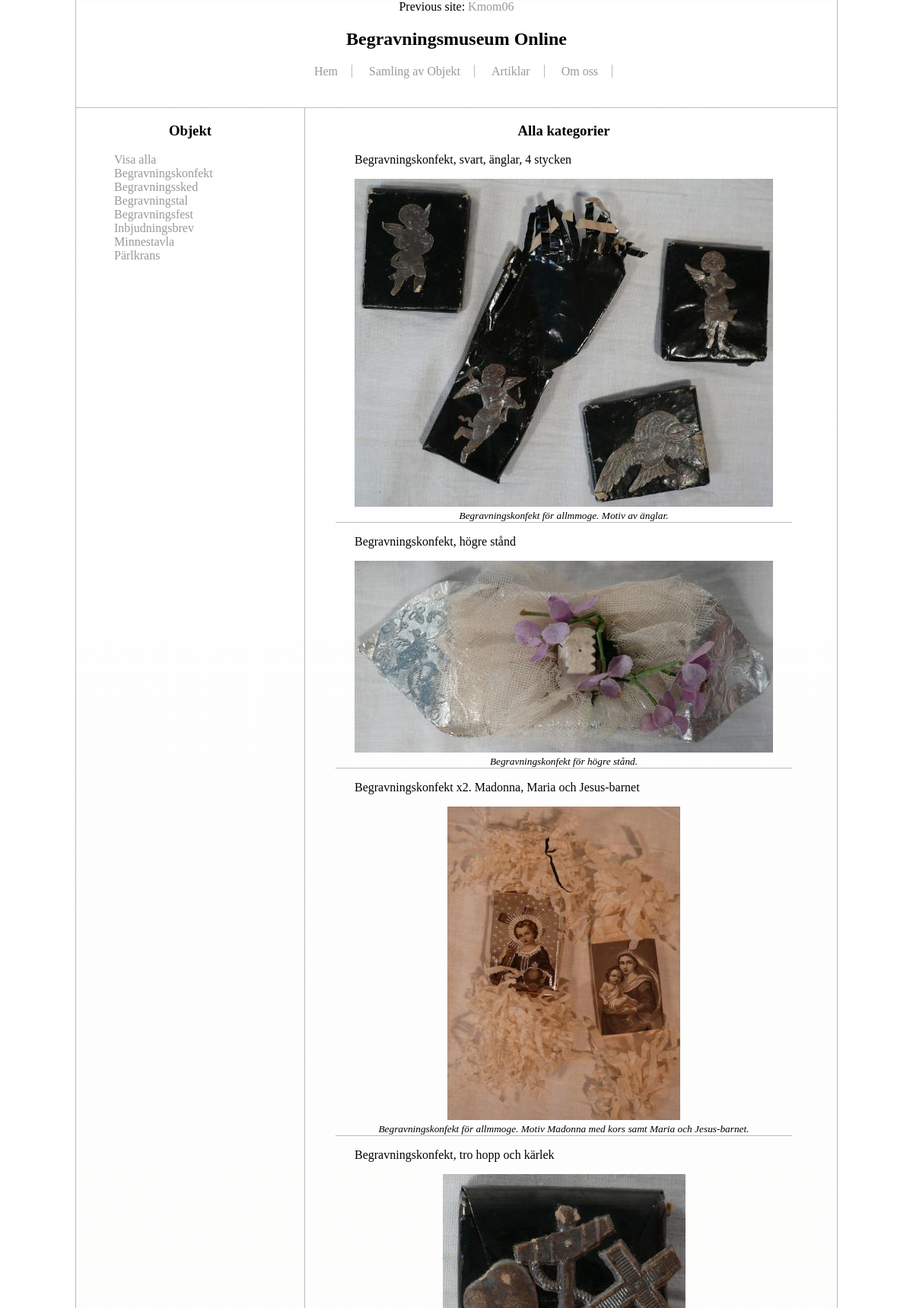
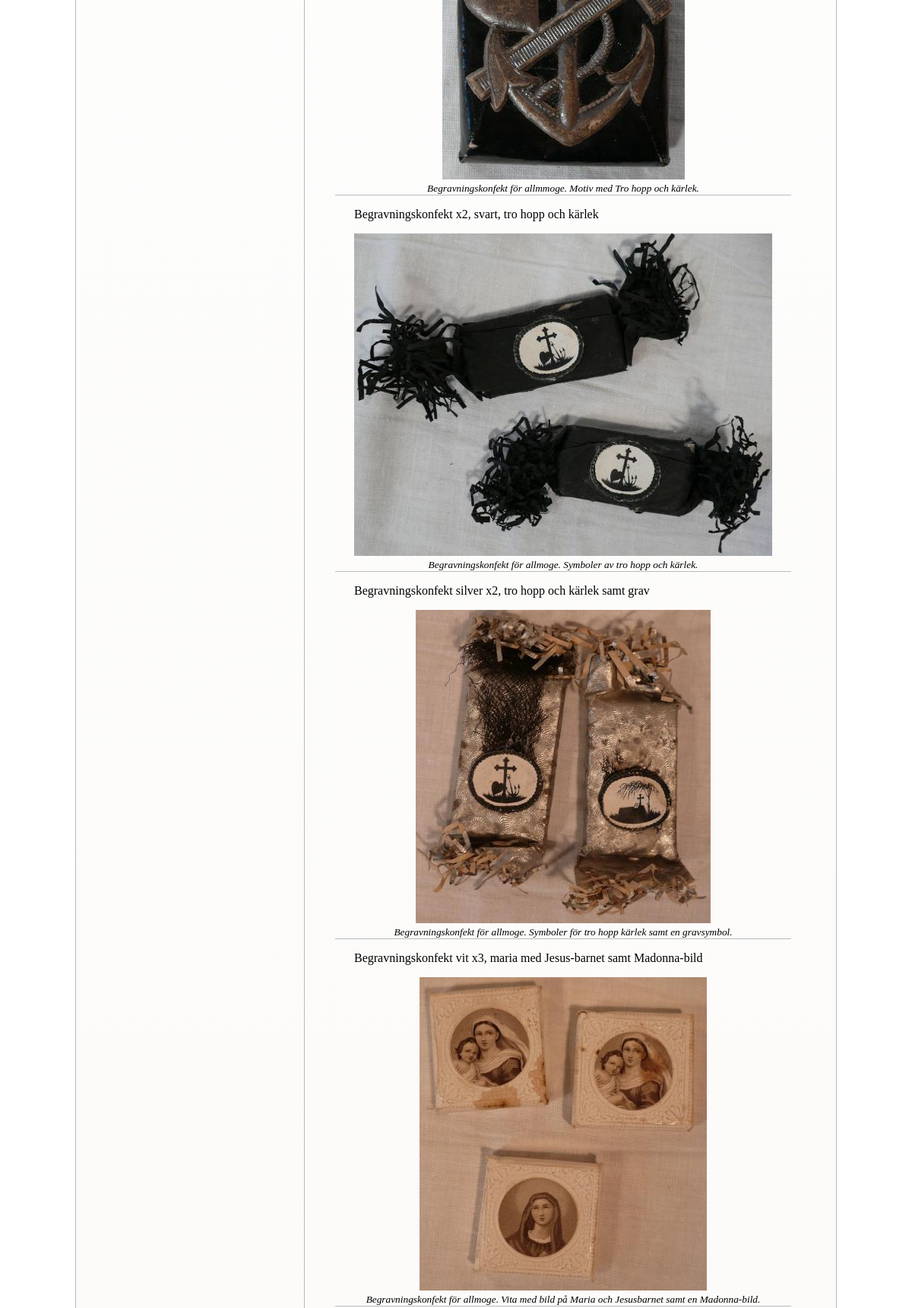
Page /collectionObject.php (upper part) on the committed database (2 pictures, top to bottom).
### tables this page shows
CREATE TABLE Object
		(
			id INTEGER PRIMARY KEY  NOT NULL  UNIQUE, 
			title TEXT, 
			category TEXT, 
			text TEXT,
			image TEXT,
			owner TEXT
		);

### collectionObject.php (the view, shortened to what this page needs)
<?php
	$path = dirname(__FILE__);
	$dbPath = dirname(__FILE__)."/included/Project/data/bmo.sqlite";
	$html = "";
	$db = new PDO("sqlite:$dbPath");
	$stmt = $db->prepare('SELECT DISTINCT category FROM Object;');
  	$stmt->execute();
  	$res = $stmt->fetchAll(PDO::FETCH_ASSOC);
	$categories = "<nav id='aside'>";
	$categories .= "<a href=collectionObject.php>Visa alla</a><br />";
	foreach ($res as $cat) {
		$categories .= "<a href='collectionObject.php?p={$cat['category']}'>{$cat['category']}</a><br />";
	}
	$categories .= "</nav>";
	if(isset($_GET['p'])){
		$html = "<h3>{$_GET['p']}</h3>";
		$category [] = $_GET['p'];
		$stmt = $db->prepare('SELECT * FROM Object WHERE category = ?;');
		$stmt->execute($category);
	}
	else{
		$html = "<h3>Alla kategorier</h3>";
		$stmt = $db->prepare('SELECT * FROM Object;');
		$stmt->execute();
	}
  	$res = $stmt->fetchAll(PDO::FETCH_ASSOC);
	foreach ($res as $object) {
		$html .= "<p>{$object['title']}</p>";
		$html .= "<figure>
			<img class='obj-img' src='{$object['image']}' alt='{$object['title']}'>
			<figcaption>{$object['text']}</figcaption>
		</figure>";
 	}
	include("included/headerProject.php");
	 ?>
	<div id="left">
		<?php include $path.'/included/Project/collectionObject/aside.php'; ?>
	</div>
	<div id="right">
		<?php echo $html; ?>
	</div>
<?php include("included/footerProject.php") ?>

### css/projectBase.css (style rules this page uses)
html { background: #FFFFFF; position: relative; overflow-y: scroll; }
body { background: #ffffff; background: -moz-linear-gradient(top, #ffffff 0%, #f0ece6 100%); background: -webkit-gradient(linear, left top, left bottom, color-stop(0%,#ffffff), color-stop(100%,#f0ece6)); background: -webkit-linear-gradient(top, #ffffff 0%,#f0ece6 100%); background: -o-linear-gradient(top, #ffffff 0%,#f0ece6 100%); background: -ms-linear-gradient(top, #ffffff 0%,#f0ece6 100%); background: linear-gradient(to bottom, #ffffff 0%,#f0ece6 100%); margin: 0pt auto; width: 1000px; border-left: 1px solid #BBBBBB; border-right: 1px solid #BBBBBB; text-align: center; -webkit-border-bottom-right-radius: 10px; -webkit-border-bottom-left-radius: 10px; -moz-border-radius-bottomright: 10px; -moz-border-radius-bottomleft: 10px; border-bottom-right-radius: 10px; border-bottom-left-radius: 10px; }
div { display: block; }
a { text-decoration: none; color: #999999; }
p { text-align: justify; display: block; margin-left: 5px; margin-right: 5px; }
#left { float: left; width: 300px; clear: none; }
#right { float: left; width: 680px; border-left: 1px solid #BBBBBB; min-height: 500px; }
#right p { margin-left: 65px; }
#aside { padding-left: 50px; text-align: left; }
figure { border-bottom: solid 1px #BBBBBB; }
figcaption { font-style: italic; font-size: smaller; text-align: center; }

### rows in the picture
object: title "Begravningskonfekt, svart, änglar, 4 stycken", image (picture), text "Begravningskonfekt för allmmoge. Motiv av änglar."
object: title "Begravningskonfekt, högre stånd", image (picture), text "Begravningskonfekt för högre stånd."
object: title "Begravningskonfekt x2. Madonna, Maria och Jesus-barnet", image (picture), text "Begravningskonfekt för allmmoge. Motiv Madonna med kors samt Maria och Jesus-barnet."
object: title "Begravningskonfekt, tro hopp och kärlek", image (picture), text "Begravningskonfekt för allmmoge. Motiv med Tro hopp och kärlek."
object: title "Begravningskonfekt x2, svart, tro hopp och kärlek", image (picture), text "Begravningskonfekt för allmoge. Symboler av tro hopp och kärlek."
object: title "Begravningskonfekt silver x2, tro hopp och kärlek samt grav", image (picture), text "Begravningskonfekt för allmoge. Symboler för tro hopp kärlek samt en gravsymbol."
object: title "Begravningskonfekt vit x3, maria med Jesus-barnet samt Madonna-bild", image (picture), text "Begravningskonfekt för allmoge. Vita med bild på Maria och Jesusbarnet samt en Madonna-bild."

### other values in the picture
$pageId "Objekt"
$cat['category'] "Begravningskonfekt"
$cat['category'] "Begravningssked"
$cat['category'] "Begravningstal"
$cat['category'] "Begravningsfest"
$cat['category'] "Inbjudningsbrev"
$cat['category'] "Minnestavla"
$cat['category'] "Pärlkrans"
